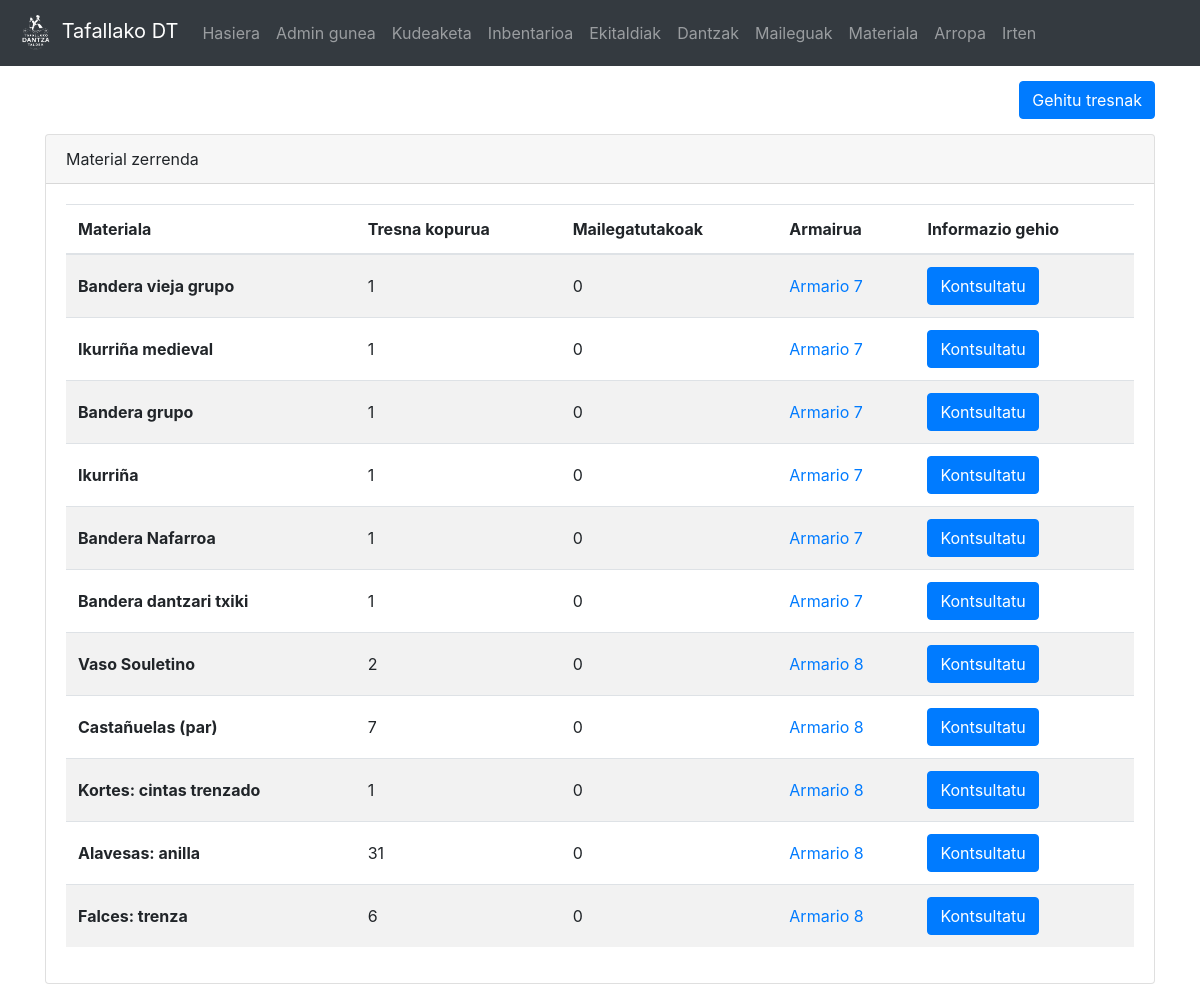
The app's page /materiala (signed in) with its own data.
### dantza/models.py (models this page shows, shortened)
class Materiala(models.Model):
	mota = models.CharField(max_length=50)
	def tresna_kop(self):
		return len(Tresna.objects.filter(material_mota=self))
	def mailegatu_kop(self):
		kop = 0
		for t in Tresna.objects.filter(material_mota=self,mailegatua=True):
			kop +=1
		return kop
	def armairua_du(self):
		ar_list = Armairua.objects.all()
		for ar in ar_list:
			if ar.materiala.filter(pk=self.pk).exists():
				return True
		return False
	def armairu_id(self):
		ar_list = Armairua.objects.all()
		for ar in ar_list:
			if ar.materiala.filter(pk=self.pk).exists():
				return ar.pk, ar.zbk
		return None

class Armairua(models.Model):
	zbk = models.CharField(max_length=100)
	zehaztapenak = models.CharField(max_length=200, blank=True)
	materiala = models.ManyToManyField(Materiala, blank=True)
	arropa = models.ManyToManyField(ArropaMota, blank=True)

### dantza/views.py (the view, shortened to what this page needs)
# urls.py: path('materiala', views.materiala, name = 'materiala'),
@login_required(login_url='/login')
def materiala(request):
	if not request.user.groups.filter(name='material_arduradunak').exists():
		return HttpResponseRedirect('/')
	m = Materiala.objects.all()
	return render(request,'dantza/materiala.html',{'m_list':m})

### dantza/templatetags/auth_extras.py (called while the page is built)
@register.filter(name='has_group')
def has_group(user, group_name):
    return user.groups.filter(name=group_name).exists()

### templates/dantza/materiala.html (shortened to what this page needs)
{% extends "dantza/base.html" %}
{% block edukia %}
<div class="container">
	<div class="clearfix">
		<button style="margin-top: 15px;" type="button" class="btn btn-primary float-right" data-toggle="modal" data-target="#exampleModal">
		  Gehitu tresnak
		</button>
	</div>
	<div class="card" style="margin-top: 15px; margin-bottom: 15px;">
		<div class="card-header">Material zerrenda</div>
		<div class="card-body">
	{% if m_list %}
		<div class="table-responsive">
			<table class="table table-hover table-striped">
			  <thead>
				<tr>
				  <th scope="col">Materiala</th>
				  <th scope="col">Tresna kopurua</th>
				  <th scope="col">Mailegatutakoak</th>
				  <th>Armairua</th>
					<th scope="col">Informazio gehio</th>
				</tr>
			  </thead>
			  <tbody>
			{% for m in m_list %}
				  <tr>
					  <th scope="row" style="vertical-align:middle;">{{ m.mota }}</th>
					  <td style="vertical-align:middle;">{{ m.tresna_kop }}</td>
					  <td style="vertical-align:middle;">{{ m.mailegatu_kop }}</td>
					  {% if m.armairua_du %}
					  	<td style="vertical-align:middle;"><a href="/inbentarioa/{{ m.armairu_id.0 }}/">{{ m.armairu_id.1 }}</a></td>
					  {% else %}
					  	<td style="vertical-align:middle;">Oraindik ez du armairurik</td>
					  {% endif %}
					  <td style="vertical-align:middle;">
						  <a class="btn btn-primary" href="/materiala/{{ m.id }}/">Kontsultatu</a>
					  </td>
				  </tr>
			{% endfor %}
				</tbody>
			</table>
			</div>
	{% else %}
		Oraindik ez dago materialik<br/>
	{% endif %}
		</div>
	</div>
</div>
{% endblock edukia %}

### records on screen
Materiala: mota "Bandera vieja grupo", tresna_kop "1", mailegatu_kop "0", armairu_id.1 "Armario 7"
Materiala: mota "Ikurriña medieval", tresna_kop "1", mailegatu_kop "0", armairu_id.1 "Armario 7"
Materiala: mota "Bandera grupo", tresna_kop "1", mailegatu_kop "0", armairu_id.1 "Armario 7"
Materiala: mota "Ikurriña", tresna_kop "1", mailegatu_kop "0", armairu_id.1 "Armario 7"
Materiala: mota "Bandera Nafarroa", tresna_kop "1", mailegatu_kop "0", armairu_id.1 "Armario 7"
Materiala: mota "Bandera dantzari txiki", tresna_kop "1", mailegatu_kop "0", armairu_id.1 "Armario 7"
Materiala: mota "Vaso Souletino", tresna_kop "2", mailegatu_kop "0", armairu_id.1 "Armario 8"
Materiala: mota "Castañuelas (par)", tresna_kop "7", mailegatu_kop "0", armairu_id.1 "Armario 8"
Materiala: mota "Kortes: cintas trenzado", tresna_kop "1", mailegatu_kop "0", armairu_id.1 "Armario 8"
Materiala: mota "Alavesas: anilla", tresna_kop "31", mailegatu_kop "0", armairu_id.1 "Armario 8"
Materiala: mota "Falces: trenza", tresna_kop "6", mailegatu_kop "0", armairu_id.1 "Armario 8"
